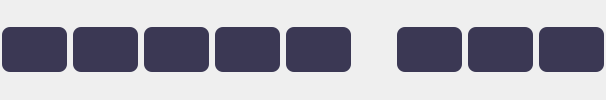
        <widget class="QWidget" name="TopMenuBarWidget" native="true">
         <layout class="QHBoxLayout" name="horizontalLayout_3">
          <property name="leftMargin">
           <number>2</number>
          </property>
          <property name="topMargin">
           <number>2</number>
          </property>
          <property name="rightMargin">
           <number>2</number>
          </property>
          <property name="bottomMargin">
           <number>2</number>
          </property>
          <item>
           <widget class="QPushButton" name="SideBarButton">
            <property name="toolTip">
             <string>&lt;html&gt;&lt;head/&gt;&lt;body&gt;&lt;p&gt;Open/Close SideBar&lt;/p&gt;&lt;/body&gt;&lt;/html&gt;</string>
            </property>
            <property name="styleSheet">
             <string notr="true">QPushButton{
	background-image: url(:/LavendarIcons/Lavendarfeather/sidebar.svg);
	background-repeat: no-repeat;
	background-position: center;
	background-color:rgb(59, 56, 84);
	
	border-style: none;
	border-color: rgb(59, 56, 84);
	border-radius: 8px; /* Set your desired border radius */

	color:white;
	width:65;
	height:45;
}
QPushButton:hover {
	background-color: rgb(42, 38, 62);
	border-style: outset;
	border-width: 0.5px;
}

QPushButton:pressed {
	background-color: rgb(67, 42, 73);
	border-style: none;
}</string>
            </property>
            <property name="text">
             <string/>
            </property>
           </widget>
          </item>
          <item>
           <widget class="QPushButton" name="LoginButton">
            <property name="toolTip">
             <string>&lt;html&gt;&lt;head/&gt;&lt;body&gt;&lt;p&gt;Login&lt;/p&gt;&lt;/body&gt;&lt;/html&gt;</string>
            </property>
            <property name="styleSheet">
             <string notr="true">QPushButton{
	background-image: url(:/LavendarIcons/Lavendarfeather/log-in.svg);
	background-repeat: no-repeat;
	background-position: center;
	background-color:rgb(59, 56, 84);
	
	border-style: none;
	border-color: rgb(59, 56, 84);
	border-radius: 8px; /* Set your desired border radius */

	color:white;
	width:65;
	height:45;
}
QPushButton:hover {
	background-color: rgb(42, 38, 62);
	border-style: outset;
	border-width: 0.5px;
}

QPushButton:pressed {
	background-color: rgb(67, 42, 73);
	border-style: none;
}</string>
            </property>
            <property name="text">
             <string/>
            </property>
           </widget>
          </item>
          <item>
           <widget class="QPushButton" name="LogoutButton">
            <property name="toolTip">
             <string>&lt;html&gt;&lt;head/&gt;&lt;body&gt;&lt;p&gt;LogOut&lt;/p&gt;&lt;/body&gt;&lt;/html&gt;</string>
            </property>
            <property name="styleSheet">
             <string notr="true">QPushButton{
	background-image: url(:/LavendarIcons/Lavendarfeather/log-out.svg);
	background-repeat: no-repeat;
	background-position: center;
	background-color:rgb(59, 56, 84);
	
	border-style: none;
	border-color: rgb(59, 56, 84);
	border-radius: 8px; /* Set your desired border radius */

	color:rgb(153, 148, 186);
	font-family: Arial;
	font-size: 18px; /* Set your desired font size */
	width:65;
	height:45;
}
QPushButton:hover {
	background-color: rgb(42, 38, 62);
	border-style: outset;
	border-width: 0.5px;
}

QPushButton:pressed {
	background-color: rgb(67, 42, 73);
	border-style: none;
}</string>
            </property>
            <property name="text">
             <string/>
            </property>
           </widget>
          </item>
          <item>
           <widget class="QPushButton" name="SaveSQLButton">
            <property name="toolTip">
             <string>&lt;html&gt;&lt;head/&gt;&lt;body&gt;&lt;p&gt;Save SQL&lt;/p&gt;&lt;/body&gt;&lt;/html&gt;</string>
            </property>
            <property name="styleSheet">
             <string notr="true">QPushButton{
	background-image: url(:/LavendarIcons/Lavendarfeather/save.svg);
	background-repeat: no-repeat;
	background-position: center;
	background-color:rgb(59, 56, 84);
	
	border-style: none;
	border-color: rgb(59, 56, 84);
	border-radius: 8px; /* Set your desired border radius */

	color:white;
	width:65;
	height:45;
}
QPushButton:hover {
	background-color: rgb(42, 38, 62);
	border-style: outset;
	border-width: 0.5px;
}

QPushButton:pressed {
	background-color: rgb(67, 42, 73);
	border-style: none;
}</string>
            </property>
            <property name="text">
             <string/>
            </property>
           </widget>
          </item>
          <item>
           <widget class="QPushButton" name="ReportsWindowButton">
            <property name="toolTip">
             <string>&lt;html&gt;&lt;head/&gt;&lt;body&gt;&lt;p&gt;Opens report repository window&lt;/p&gt;&lt;/body&gt;&lt;/html&gt;</string>
            </property>
            <property name="styleSheet">
             <string notr="true">QPushButton{
	background-image: url(:/LavendarIcons/Lavendarfeather/layers.svg);
	background-repeat: no-repeat;
	background-position: center;
	background-color:rgb(59, 56, 84);
	
	border-style: none;
	border-color: rgb(59, 56, 84);
	border-radius: 8px; /* Set your desired border radius */

	color:white;
	width:65;
	height:45;
}
QPushButton:hover {
	background-color: rgb(42, 38, 62);
	border-style: outset;
	border-width: 0.5px;
}

QPushButton:pressed {
	background-color: rgb(67, 42, 73);
	border-style: none;
}</string>
            </property>
            <property name="text">
             <string/>
            </property>
           </widget>
          </item>
          <item>
           <spacer name="MenuBarSpacer">
            <property name="orientation">
             <enum>Qt::Horizontal</enum>
            </property>
            <property name="sizeHint" stdset="0">
             <size>
              <width>40</width>
              <height>20</height>
             </size>
            </property>
           </spacer>
          </item>
          <item>
           <widget class="QPushButton" name="ThemeChangeButton">
            <property name="toolTip">
             <string>&lt;html&gt;&lt;head/&gt;&lt;body&gt;&lt;p&gt;Change theme color&lt;/p&gt;&lt;/body&gt;&lt;/html&gt;</string>
            </property>
            <property name="styleSheet">
             <string notr="true">QPushButton{
	background-image: url(:/LavendarIcons/Lavendarfeather/sun.svg);
	background-repeat: no-repeat;
	background-position: center;
	background-color:rgb(59, 56, 84);
	
	border-style: none;
	border-color: rgb(59, 56, 84);
	border-radius: 8px; /* Set your desired border radius */

	color:white;
	width:65;
	height:45;
}
QPushButton:hover {
	background-color: rgb(42, 38, 62);
	border-style: outset;
	border-width: 0.5px;
}

QPushButton:pressed {
	background-color: rgb(67, 42, 73);
	border-style: none;
}</string>
            </property>
            <property name="text">
             <string/>
            </property>
           </widget>
          </item>
          <item>
           <widget class="QPushButton" name="NotificationBellButton">
            <property name="toolTip">
             <string>&lt;html&gt;&lt;head/&gt;&lt;body&gt;&lt;p&gt;See notifications&lt;/p&gt;&lt;/body&gt;&lt;/html&gt;</string>
            </property>
            <property name="styleSheet">
             <string notr="true">QPushButton{
	background-image: url(:/LavendarIcons/Lavendarfeather/bell.svg);
	background-repeat: no-repeat;
	background-position: center;
	background-color:rgb(59, 56, 84);
	
	border-style: none;
	border-color: rgb(59, 56, 84);
	border-radius: 8px; /* Set your desired border radius */

	color:white;
	width:65;
	height:45;
}
QPushButton:hover {
	background-color: rgb(42, 38, 62);
	border-style: outset;
	border-width: 0.5px;
}

QPushButton:pressed {
	background-color: rgb(67, 42, 73);
	border-style: none;
}</string>
            </property>
            <property name="text">
             <string/>
            </property>
           </widget>
          </item>
          <item>
           <widget class="QPushButton" name="HelpButton">
            <property name="toolTip">
             <string>&lt;html&gt;&lt;head/&gt;&lt;body&gt;&lt;p&gt;Help Manual&lt;/p&gt;&lt;/body&gt;&lt;/html&gt;</string>
            </property>
            <property name="styleSheet">
             <string notr="true">QPushButton{
	background-image: url(:/LavendarIcons/Lavendarfeather/help-circle.svg);
	background-repeat: no-repeat;
	background-position: center;
	background-color:rgb(59, 56, 84);
	
	border-style: none;
	border-color: rgb(59, 56, 84);
	border-radius: 8px; /* Set your desired border radius */

	color:white;
	width:65;
	height:45;
}
QPushButton:hover {
	background-color: rgb(42, 38, 62);
	border-style: outset;
	border-width: 0.5px;
}

QPushButton:pressed {
	background-color: rgb(67, 42, 73);
	border-style: none;
}</string>
            </property>
            <property name="text">
             <string/>
            </property>
           </widget>
          </item>
         </layout>
        </widget>
